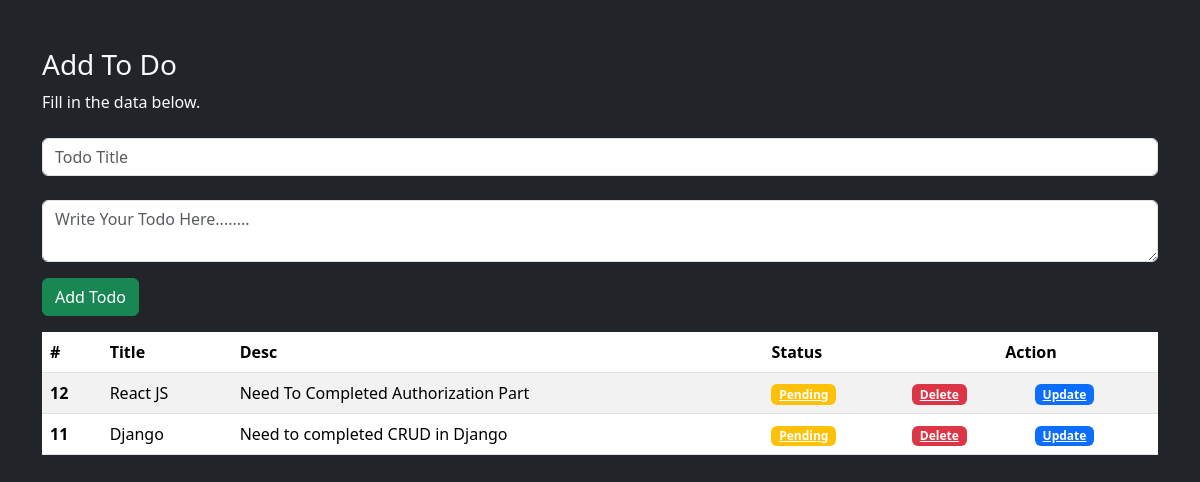
Before: / with the older database file.
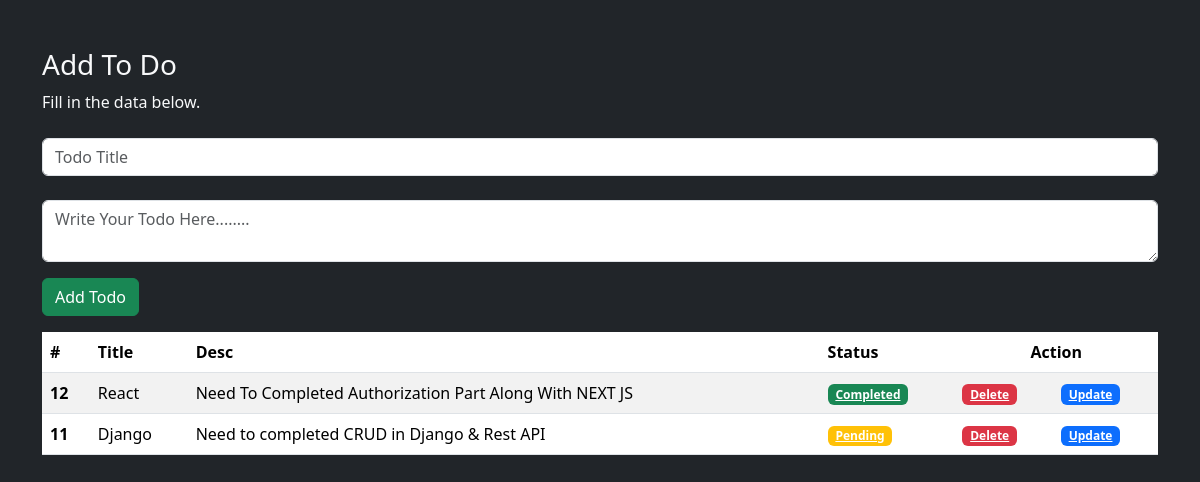
After: the same page with the newer database file.
### todo/models.py (models this page shows, shortened)
class Todo(models.Model):
    title = models.CharField(max_length=255)
    des = models.TextField()
    isDone = models.BooleanField(default=False)

### todo/views.py (the view)
# urls.py: 2. Add a URL to urlpatterns:  path('', views.home, name='home')
def home (request):
    todos = Todo.objects.order_by("-id")
    return render(request, "todo/home.html", {"todos" : todos})

### templates/todo/home.html (shortened to what this page needs)
{% extends "todo/base.html" %}
{% block content %}
{% include "todo/addtodo.html" %}
<div class="container">
<table class="table table-striped">
  <thead>
    <tr>
      <th scope="col">#</th>
      <th scope="col">Title</th>
      <th scope="col">Desc</th>
      <th scope="col">Status</th>
      <th colspan="2" class="text-center" >Action</th>
    </tr>
  </thead>
  <tbody>
    {% for todo in todos %}
    <tr>
      <th scope="row">{{todo.id}}</th>
      <td>{{todo.title}}</td>
      <td>{{todo.des}}</td>
      <td>
        {% if todo.isDone%}
          <a href="{% url "setdone" todo.id %}" class="badge badge-success bg-success">Completed</a>
          {% else %}
          <a href=" {% url "setdone" todo.id %} " class="badge badge-waring bg-warning">Pending</a>
        {% endif %}
      </td>
      <td>
        <a href=" {% url "delete" todo.id %} " class="badge badge-success bg-danger">Delete</a>
      </td>
      <td>
        <a href=" {% url "viewupdate" todo.id %} " class="badge badge-success bg-primary">Update</a>
      </td>
    </tr>
    {% endfor %}
  </tbody>
</table>
</div>
{% endblock %}

### templates/todo/base.html (shortened to what this page needs)
{% load static %}
<!DOCTYPE html>
<html lang="en">
  <head>
    <link
      href="https://cdn.jsdelivr.net/npm/bootstrap@5.3.3/dist/css/bootstrap.min.css"
      rel="stylesheet"
    />
    <link rel="stylesheet" href="{% static "style.css" %}">
  </head>
  <body>
    {% block content %} {% endblock %}
  </body>
</html>

### templates/todo/addtodo.html (shortened to what this page needs)
{% extends "todo/base.html" %}
{% block content %}
<div class="container">
  <div class="form-body mt-5">
    <div class="row">
      <div class="form-holder">
        <div class="form-content">
          <div class="form-items">
            <h3>Add To Do</h3>
            <p>Fill in the data below.</p>
            <form class="requires-validation" action="{% url "addtodo" %}" method="POST" novalidate>
              <div class="col-md-12 my-4">
                <input
                  class="form-control"
                  type="text"
                  name="title"
                  placeholder="Todo Title"
                  required
                />
              </div>
              <div class="col-md-12">
                <textarea name="des" class="form-control" placeholder="Write Your Todo Here........"></textarea>
              </div>
              <div class="form-button my-3">
                <button id="submit" type="submit" class="btn btn-success">
                  Add Todo
                </button>
              </div>
            </form>
          </div>
        </div>
      </div>
    </div>
  </div>
</div>
{% endblock %}

### static/style.css (style rules this page uses)
body { background: var(--bs-dark); color: var(--bs-light); }

Changed rows visible on the page:
changed Todo id 12: title "React JS" → "React"; des "Need To Completed Authorization Part" → "Need To Completed Authorization Part Along With NEXT JS"; isDone "Pending" → "Completed"
changed Todo "Django": des "Need to completed CRUD in Django" → "Need to completed CRUD in Django & Rest API"
